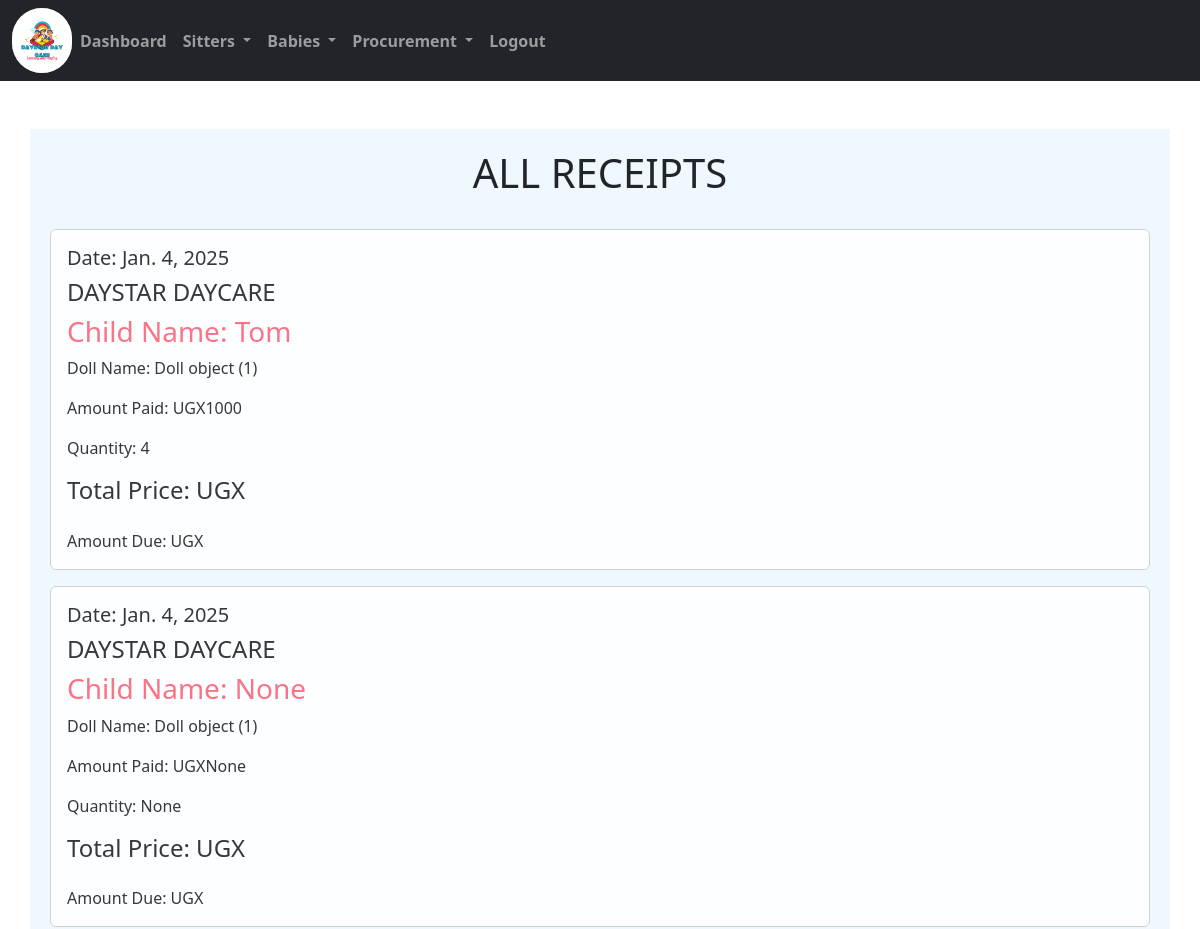
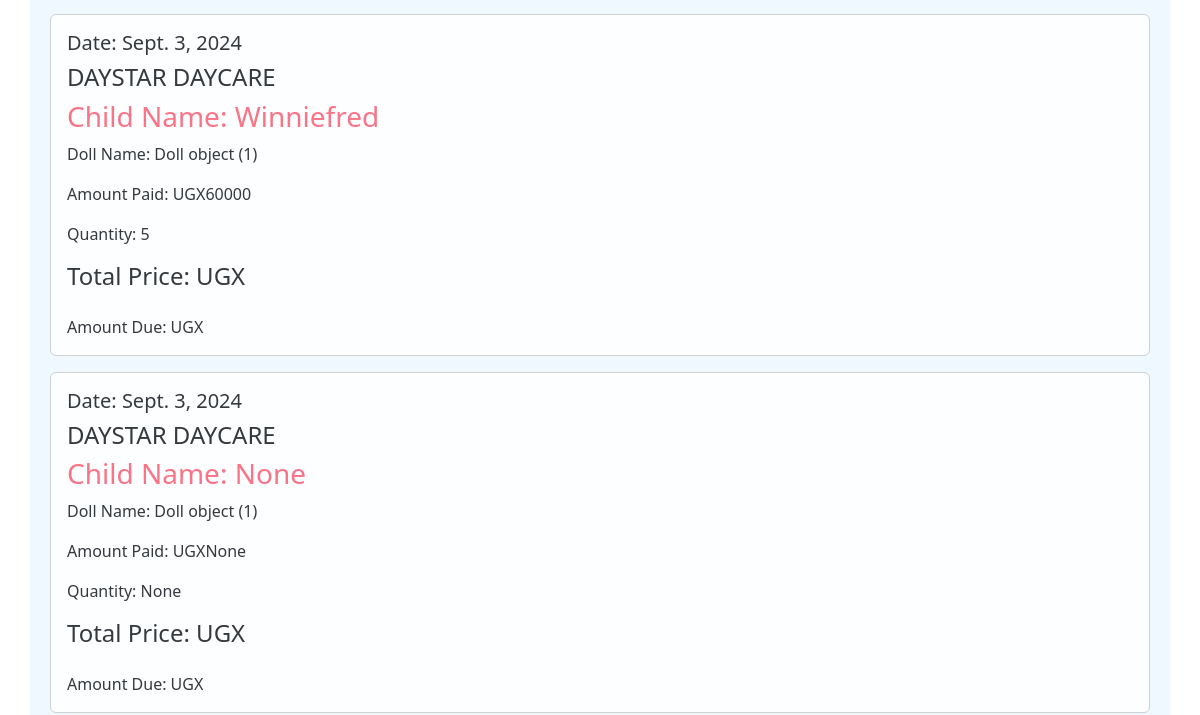
Page /receipt/ (signed in, upper part) on the earlier database version (2 pictures, top to bottom).
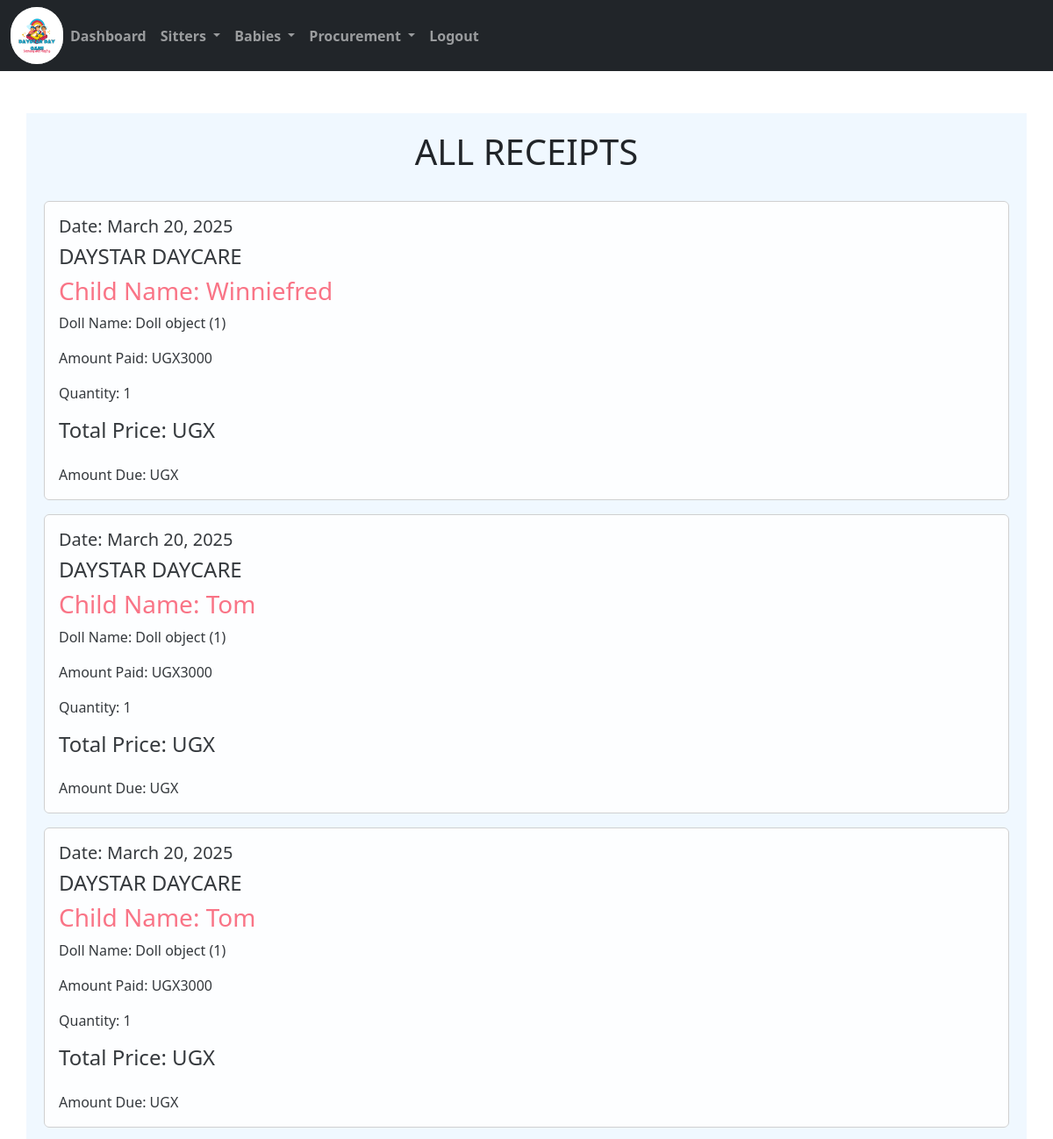
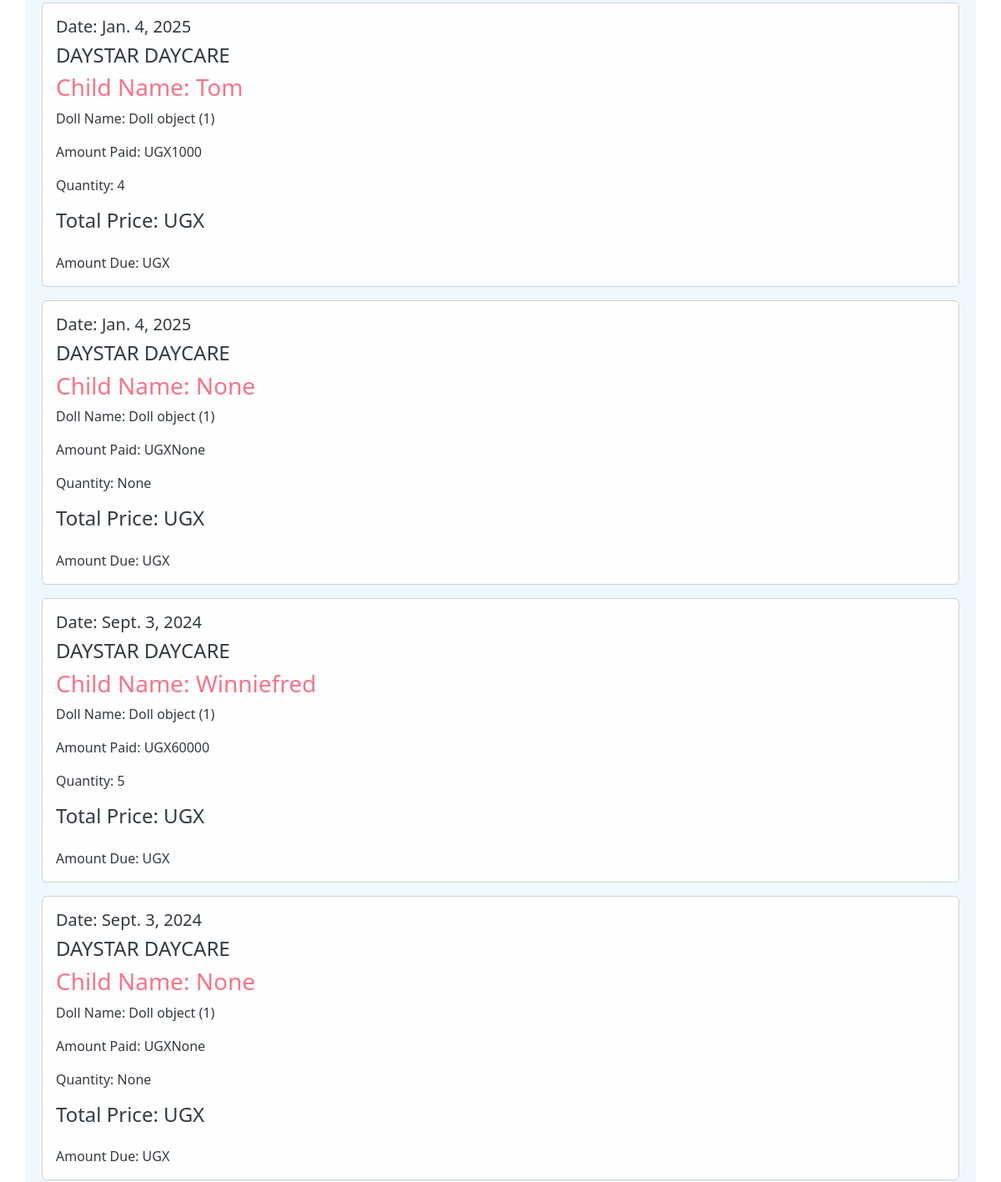
Same page on the later database version (2 pictures, top to bottom).
### home/models.py (models this page shows, shortened)
class Salesrecord(models.Model):
    doll = models.ForeignKey(Doll, on_delete=models.CASCADE, null=False, blank=False)
    payee = models.ForeignKey(Babesform, on_delete=models.CASCADE, null=True, blank=True)
    quantity_sold = models.IntegerField(default=0, null=True, blank=True)
    amount_received = models.IntegerField(default=0, null=True, blank=True)
    sale_date = models.DateField(default=timezone.now, null=True, blank=True)
    unit_price = models.IntegerField(default=0)

class Babesform(models.Model):
    category_stay=models.CharField(max_length=200)
    baby_name = models.CharField(max_length=200)
    age = models.CharField(max_length=200, default=0)
    gender = models.CharField(max_length=100)
    location = models.CharField(max_length=50, null=True, default=None)
    sponsor = models.CharField(max_length=200)
    parentsname = models.CharField(max_length=200)
    babysno = models.CharField(max_length=200, default=0)
    timein = models.DateTimeField()
    brought_by = models.CharField(max_length=200)
    def __str__(self):
        return self.baby_name

class Doll(models.Model):
    category_doll = models.ForeignKey(Category_doll, on_delete=models.CASCADE, null=True, blank=True)
    name_of_the_doll = models.CharField(max_length=200, null=True, blank=True)
    quantity = models.IntegerField(default=0)
    issued_quantity = models.IntegerField(default=0, blank=True, null=True)
    received_quantity = models.IntegerField(default=0, null=True, blank=True)
    Unit_price = models.IntegerField(default=0, null=True, blank=True)
    date = models.DateField(default=timezone.now)

### home/views.py (the view)
# urls.py: path('receipt/',views.receipt,name='receipt'),#receipt
@login_required
def receipt(request):
    sales= Salesrecord.objects.all().order_by('-id')
    return render(request,'receipt.html',{'sales':sales})

### home/templates/receipt.html
{% extends 'base.html'%}
{% block content %}
<br /><br>
<div class="container" style="background-color: aliceblue; padding: 20px;">
    <h1 class="text-center">ALL RECEIPTS</h1>
    <br>
    {% for sale in sales %}
    <div class="card mb-3" style="opacity: 0.9; border: 1px solid #ccc;">
        <div class="card-body">
            <h5 class="text-right">Date: {{ sale.sale_date }}</h5>
            <h4 >DAYSTAR DAYCARE</h4>
            <h3 class="card-title" style="color: #FB667A;">Child Name: {{ sale.payee | title }}</h3>
            <p class="card-text">Doll Name: {{ sale.doll }}</p>
            <p class="card-text">Amount Paid: UGX{{ sale.amount_received }}</p>
            <p class="card-text">Quantity: {{ sale.quantity_sold }}</p>
            <h4 class="mb-4">Total Price: UGX{{ sale.get_total }}</h4>
            <div style="display: flex; justify-content: space-between; align-items: center;">
                <p class="card-text">Amount Due: UGX{{ sale.get_change }}</p>
            </div>
        </div>
    </div>
    {% endfor %}
</div>
<br><br><br><br><br><br><br><br><br><br><br><br><br><br>
{% endblock %}

Differences in the rows shown:
added Salesrecord: sale_date "March 20, 2025", payee "Winniefred", doll "Doll object (1)", amount_received "3000", quantity_sold "1"
added Salesrecord: sale_date "March 20, 2025", payee "Tom", doll "Doll object (1)", amount_received "3000", quantity_sold "1"
added Salesrecord: sale_date "March 20, 2025", payee "Tom", doll "Doll object (1)", amount_received "3000", quantity_sold "1"
